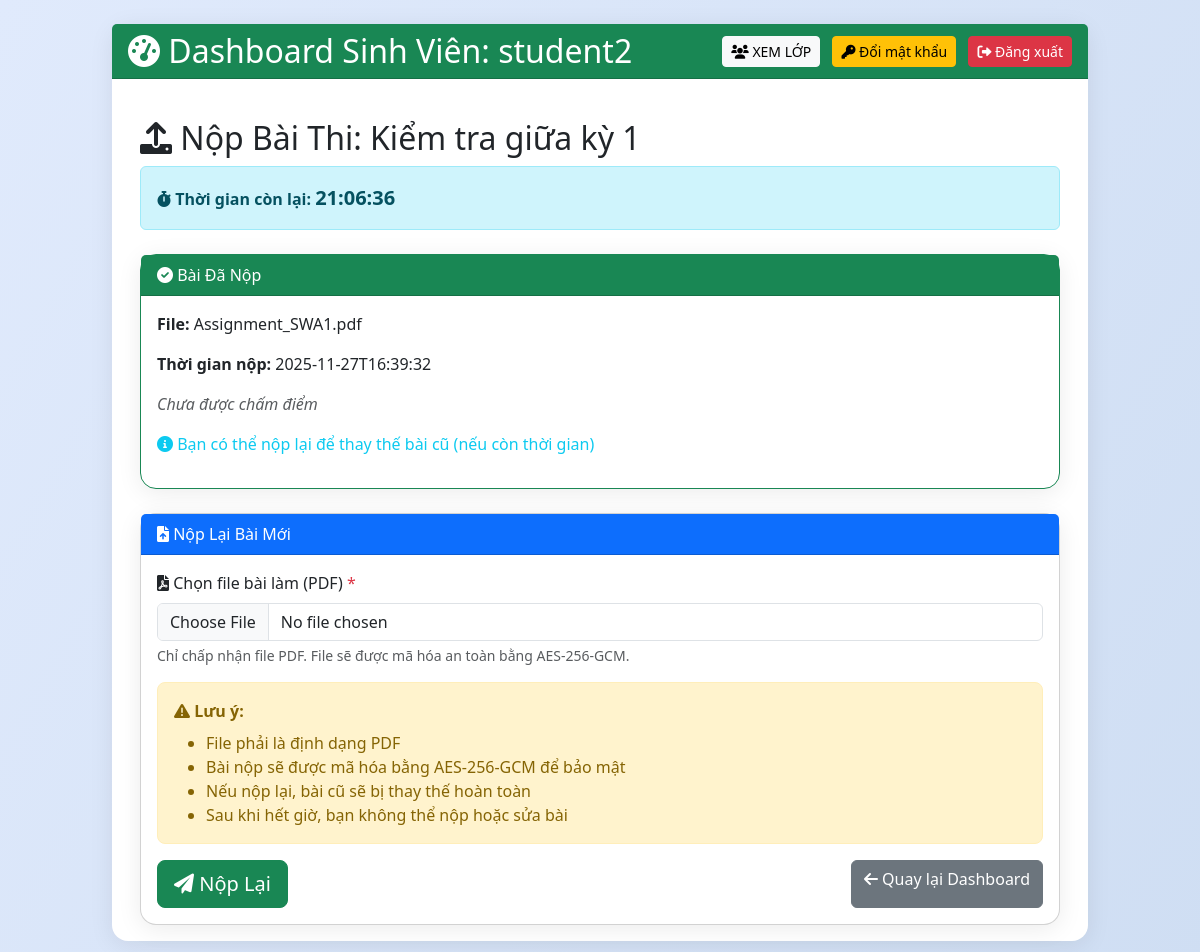
The app's page /submit_exam/16 (signed in) with its own data.
### tables this page shows
CREATE TABLE users (
            id INTEGER PRIMARY KEY AUTOINCREMENT,
            username TEXT UNIQUE,
            password TEXT,
            role TEXT,
            email TEXT UNIQUE,
            rsa_private BLOB,
            salt TEXT,
            full_name TEXT,
            student_id TEXT,
            class_name TEXT,
            status TEXT DEFAULT 'approved',
            approval_note TEXT,
            selected_teachers TEXT,
            teacher_id TEXT,
            failed_attempts INTEGER DEFAULT 0,
            lock_until TEXT
        , is_deleted INTEGER DEFAULT 0, is_locked INTEGER DEFAULT 0);

CREATE TABLE exams (
            id INTEGER PRIMARY KEY AUTOINCREMENT,
            filename TEXT,
            enc_path TEXT,
            release_time TEXT,
            expire_time TEXT,
            teacher_id INTEGER,
            ten_de TEXT,
            encrypted_aes_key BLOB,
            signature BLOB,
            file_hash TEXT,
            allowed_students TEXT
        , aes_key BLOB, pin_code TEXT, auth_mode TEXT DEFAULT 'both', allowed_groups TEXT);

CREATE TABLE submissions
             (id INTEGER PRIMARY KEY AUTOINCREMENT, exam_id INTEGER, student_id INTEGER, submission_file TEXT, submission_time TEXT, status TEXT DEFAULT 'submitted', encrypted_file BLOB, encrypted_aes_key BLOB, file_hash TEXT, score REAL, teacher_note TEXT, graded_time TEXT, filename TEXT, enc_path TEXT);

### app.py (the view, shortened to what this page needs)
@app.route('/submit_exam/<int:eid>', methods=['GET', 'POST'])
@login_required
def submit_exam(eid):
    if current_user.role != 'student':
        return redirect('/dashboard')
    exam = c.execute("SELECT id, ten_de, release_time, expire_time, teacher_id, allowed_groups FROM exams WHERE id=?", (eid,)).fetchone()
    if not exam:
        flash('❌ Không tìm thấy đề thi!', 'danger')
        return redirect('/dashboard')
    exam_id, ten_de, release_str, expire_str, teacher_id, allowed_groups = exam
    release_time = parse_datetime(release_str)
    expire_time = parse_datetime(expire_str)
    now = datetime.datetime.now()
    if allowed_groups:
        student_groups = c.execute("SELECT group_id FROM group_members WHERE student_id=? AND status='approved'", (current_user.id,)).fetchall()
        student_group_ids = [str(g[0]) for g in student_groups]
        exam_group_ids = allowed_groups.split(',')
        has_permission = any(gid in student_group_ids for gid in exam_group_ids)
        if not has_permission:
            flash('🔒 Bạn không có quyền nộp bài cho đề thi này!', 'danger')
            return redirect('/dashboard')
    if now < release_time:
        flash(f'⏰ Đề thi chưa mở! Sẽ mở lúc: {release_time.strftime("%d/%m/%Y %H:%M")}', 'warning')
        return redirect('/dashboard')
    if now > expire_time:
        flash('⏰ Đã hết thời gian nộp bài!', 'danger')
        return redirect('/dashboard')
    existing = c.execute("SELECT id, filename, submission_time, score, teacher_note FROM submissions WHERE exam_id=? AND student_id=?", (eid, current_user.id)).fetchone()
    errors = []
    success_msg = None
    time_remaining = (expire_time - now).total_seconds()
    return render_template('submit_exam.html',
                          exam={'id': exam_id, 'ten_de': ten_de, 'expire_time': expire_time, 'time_remaining': time_remaining},
                          existing=existing,
                          errors=errors,
                          success_msg=success_msg)

### app.py (called while the page is built)
@login_manager.user_loader
def load_user(uid):
    row = c.execute("SELECT id, username, role, email FROM users WHERE id=?",(uid,)).fetchone()
    return User(*row) if row else None

def parse_datetime(datetime_str):
    if not datetime_str:
        return None
    try:
        return datetime.datetime.fromisoformat(datetime_str)
    except:
        try:
            return datetime.datetime.strptime(datetime_str, '%Y-%m-%dT%H:%M')
        except:
            try:
                return datetime.datetime.strptime(datetime_str, '%Y-%m-%dT%H:%M:%S')
            except:
                return datetime.datetime.now()

@app.before_request
def ensure_csrf_token():
    if 'csrf_token' not in session:
        session['csrf_token'] = secrets.token_hex(16)

@app.after_request
def set_security_headers(resp):
    resp.headers['X-Frame-Options'] = 'SAMEORIGIN'
    resp.headers['X-Content-Type-Options'] = 'nosniff'
    resp.headers['Referrer-Policy'] = 'no-referrer'
    resp.headers['Content-Security-Policy'] = "default-src 'self'; script-src 'self' https://cdn.jsdelivr.net 'unsafe-inline' blob:; worker-src 'self' blob:; style-src 'self' https://cdn.jsdelivr.net https://cdnjs.cloudflare.com 'unsafe-inline'; font-src 'self' https://cdnjs.cloudflare.com; img-src 'self' data:; frame-ancestors 'self'; object-src 'none'"
    return resp

### templates/submit_exam.html (shortened to what this page needs)
{% extends "base.html" %}
{% block content %}
<div class="container mt-4">
    <h2><i class="fas fa-upload"></i> Nộp Bài Thi: {{ exam.ten_de }}</h2>
    <div class="alert alert-info mb-4" id="timer-alert">
        <i class="fas fa-stopwatch"></i> <strong>Thời gian còn lại:</strong>
        <span id="countdown" class="fw-bold fs-5">Đang tính...</span>
    </div>
    {% if existing %}
    <div class="card mb-4 border-success">
        <div class="card-header bg-success text-white">
            <i class="fas fa-check-circle"></i> Bài Đã Nộp
        </div>
        <div class="card-body">
            <p><strong>File:</strong> {{ existing[1] }}</p>
            <p><strong>Thời gian nộp:</strong> {{ existing[2] }}</p>
            {% if existing[3] is not none %}
            <p><strong>Điểm:</strong> <span class="badge bg-primary fs-5">{{ existing[3] }}/10</span></p>
            {% if existing[4] %}
            <p><strong>Nhận xét:</strong> {{ existing[4] }}</p>
            {% endif %}
            {% else %}
            <p class="text-muted"><em>Chưa được chấm điểm</em></p>
            {% endif %}
            <p class="text-info"><i class="fas fa-info-circle"></i> Bạn có thể nộp lại để thay thế bài cũ (nếu còn thời gian)</p>
        </div>
    </div>
    {% endif %}
    <div class="card">
        <div class="card-header bg-primary text-white">
            <i class="fas fa-file-upload"></i> {% if existing %}Nộp Lại Bài Mới{% else %}Nộp Bài{% endif %}
        </div>
        <div class="card-body">
            <form method="post" enctype="multipart/form-data" id="submitForm">
                <div class="mb-3">
                    <label for="file" class="form-label"><i class="fas fa-file-pdf"></i> Chọn file bài làm (PDF) <span class="text-danger">*</span></label>
                    <input type="file" id="file" name="file" class="form-control" accept=".pdf,application/pdf" required>
                    <div class="form-text">Chỉ chấp nhận file PDF. File sẽ được mã hóa an toàn bằng AES-256-GCM.</div>
                </div>
                <div class="alert alert-warning">
                    <i class="fas fa-exclamation-triangle"></i> <strong>Lưu ý:</strong>
                    <ul class="mb-0 mt-2">
                        <li>File phải là định dạng PDF</li>
                        <li>Bài nộp sẽ được mã hóa bằng AES-256-GCM để bảo mật</li>
                        <li>Nếu nộp lại, bài cũ sẽ bị thay thế hoàn toàn</li>
                        <li>Sau khi hết giờ, bạn không thể nộp hoặc sửa bài</li>
                    </ul>
                </div>
                <div class="d-flex justify-content-between">
                    <button type="submit" class="btn btn-success btn-lg" id="submitBtn">
                        <i class="fas fa-paper-plane"></i> {% if existing %}Nộp Lại{% else %}Nộp Bài{% endif %}
                    </button>
                    <a href="/dashboard" class="btn btn-secondary">
                        <i class="fas fa-arrow-left"></i> Quay lại Dashboard
                    </a>
                </div>
            </form>
        </div>
    </div>
</div>
{% endblock %}

### templates/base.html (shortened to what this page needs)
<!DOCTYPE html>
<html lang="vi">
<head>
    <link href="https://cdn.jsdelivr.net/npm/bootstrap@5.3.0/dist/css/bootstrap.min.css" rel="stylesheet">
    <link href="https://cdnjs.cloudflare.com/ajax/libs/font-awesome/6.0.0/css/all.min.css" rel="stylesheet">
    <link rel="stylesheet" href="{{ url_for('static', filename='css/style.css') }}">
</head>
<body class="bg-light">
    <div class="container-fluid py-4">
        <div class="row justify-content-center">
            <div class="col-lg-10">
                <div class="card card-custom">
                    {% block header %}
                    {% if current_user.is_authenticated %}
                    <div class="card-header {% if current_user.role == 'teacher' %}bg-primary{% elif current_user.role == 'student' %}bg-success{% elif current_user.role == 'admin' %}bg-dark{% endif %} text-white d-flex justify-content-between align-items-center">
                        <h2 class="mb-0">
                            <i class="fas fa-tachometer-alt"></i>
                            {% if current_user.role == 'teacher' %}Hệ thống Quản Lý Đề thi{% elif current_user.role == 'student' %}Dashboard Sinh Viên: {{ current_user.username }}{% else %}Quản Trị Hệ Thống{% endif %}
                        </h2>
                        <div>
                            {% if current_user.role == 'student' %}
                            <a href="/student/groups" class="btn btn-light btn-sm me-2">
                                <i class="fas fa-users"></i> XEM LỚP
                            </a>
                            <a href="{{ url_for('change_password') }}" class="btn btn-warning btn-sm me-2">
                                <i class="fas fa-key"></i> Đổi mật khẩu
                            </a>
                            {% endif %}
                            <a href="{{ url_for('logout') }}" class="btn btn-danger btn-sm">
                                <i class="fas fa-sign-out-alt"></i> Đăng xuất
                            </a>
                        </div>
                    </div>
                    {% endif %}
                    {% endblock %}
                    <div class="card-body {% if not current_user.is_authenticated %}p-0 border-0{% endif %}">
                        {% block content %}{% endblock %}
                    </div>
                </div>
            </div>
        </div>
    </div>
</body>
</html>

### static/css/style.css (style rules this page uses)
body { font-family: 'Segoe UI', 'Roboto', Arial, sans-serif; background: linear-gradient(120deg, #e0eafc 0%, #cfdef3 100%); }
.card { border-radius: 16px; box-shadow: 0 4px 24px rgba(0,0,0,0.08); }
.card-header { border-radius: 16px 16px 0 0; }
.alert-warning { background: #fff3cd; color: #856404; border-radius: 8px; border: 1px solid #ffeeba; }

### templates/base.html (style rules this page uses)
.card-custom { border: none; box-shadow: 0 4px 8px rgba(0,0,0,0.1); margin-bottom: 20px; }

### records on screen
users: username "student2"
exams: ten_de "Kiểm tra giữa kỳ 1"
submissions: filename "Assignment_SWA1.pdf", submission_time "2025-11-27T16:39:32"
